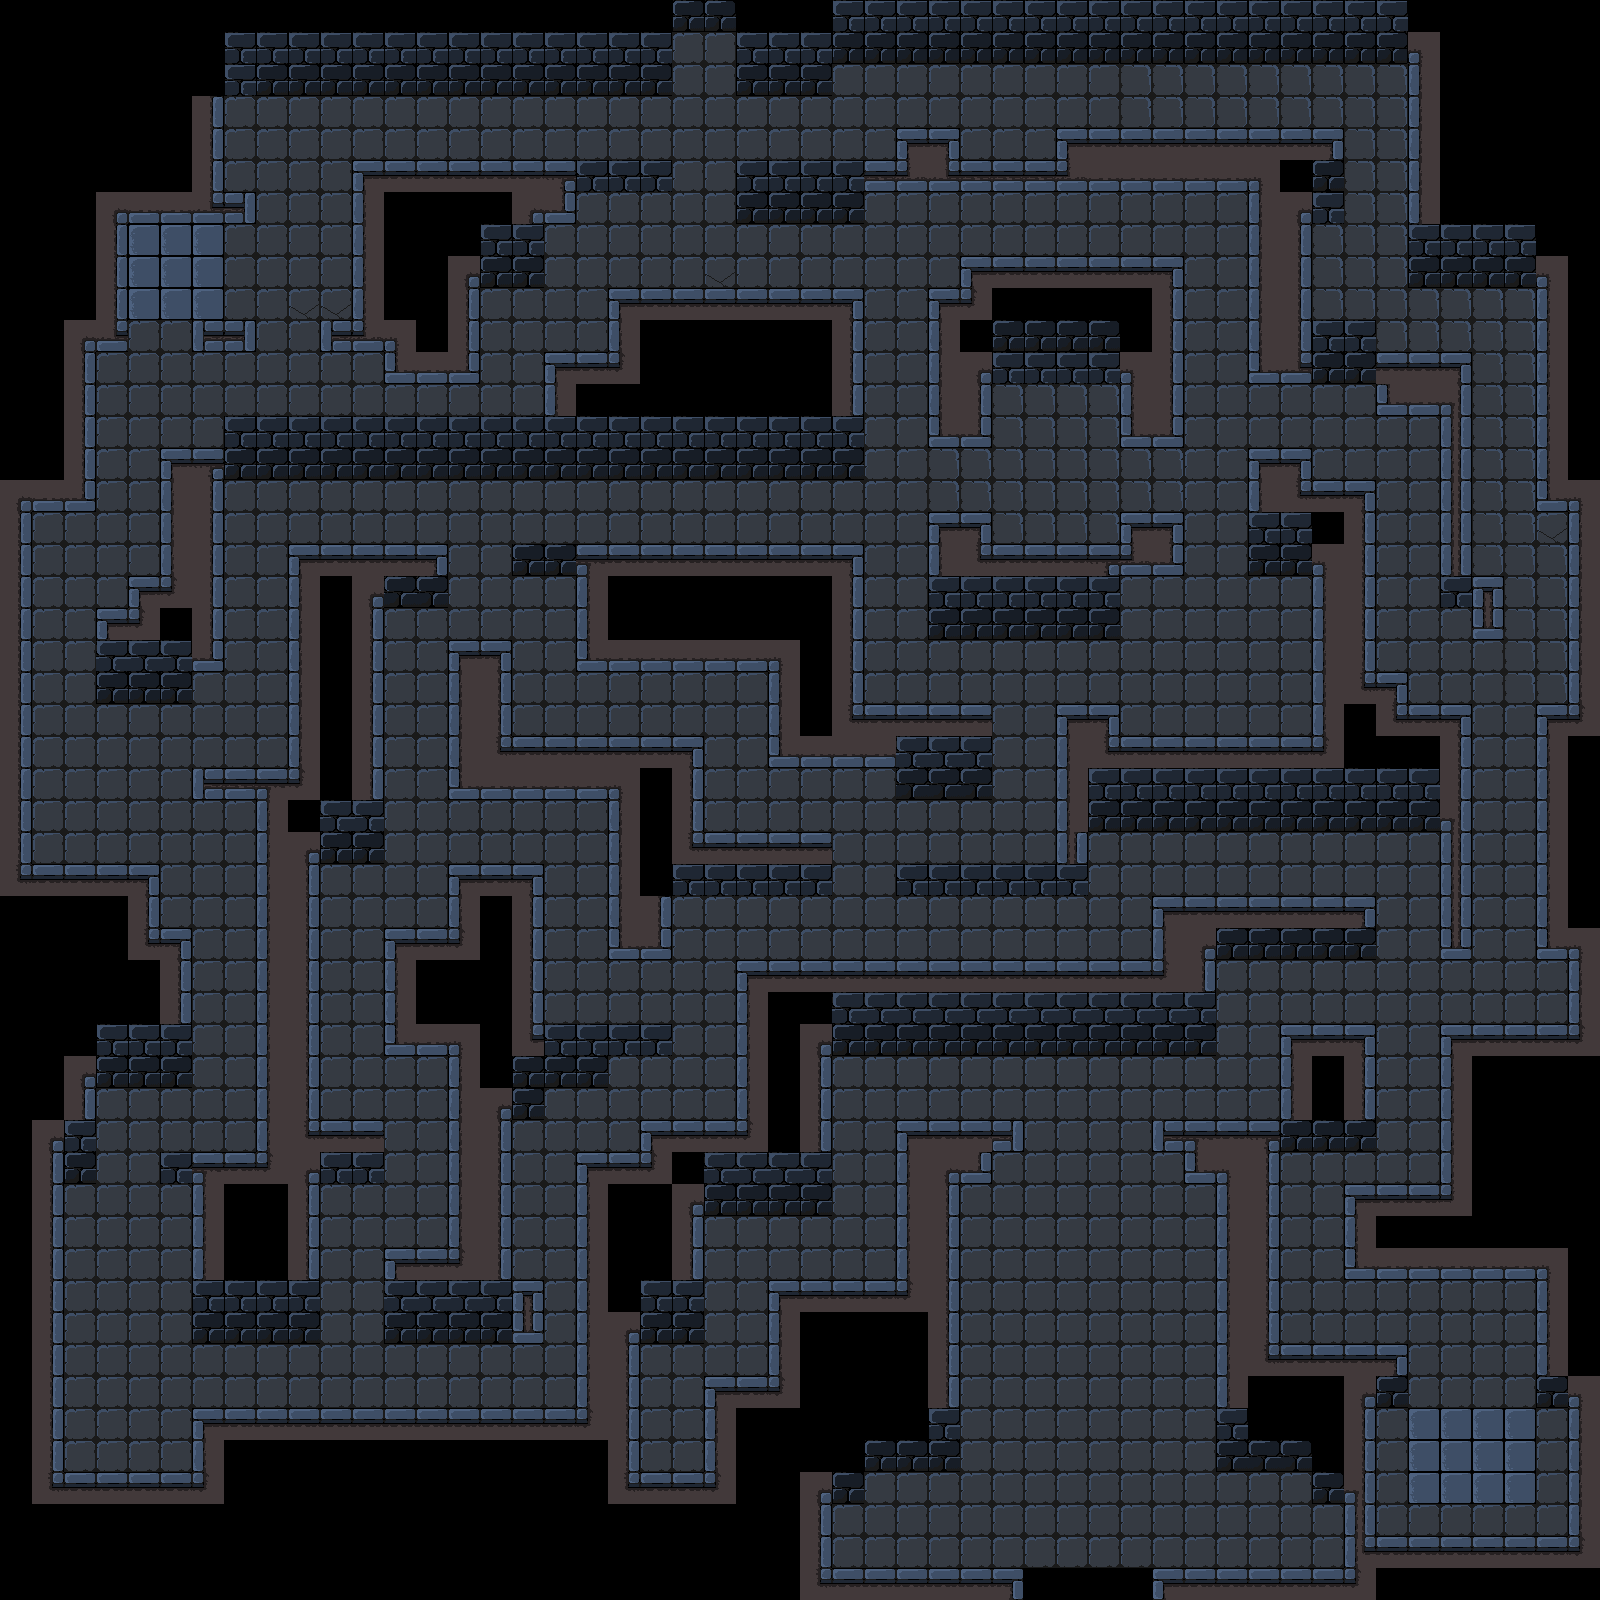

This game map was drawn from its Tiled (.tmx) file and the tilesets committed beside it. A one-line description and the trimmed map source follow:
An orthogonal 50x50 tile map with 32x32 px tiles, 2 tile layers (Blocks, Landing), 5 tilesets and 172 objects (4, 9, 6, 8, 3, ...).

<map version="1.4" tiledversion="1.4.3" orientation="orthogonal" renderorder="left-up" width="50" height="50" tilewidth="32" tileheight="32" infinite="0" nextlayerid="10" nextobjectid="220">
 <tileset firstgid="1" source="../tiles/dungeon.tsx" />
 <tileset firstgid="65" name="down1" tilewidth="23" tileheight="46" tilecount="1" columns="1">
  <image source="../entity/monsters/down1.png" width="23" height="46" />
 </tileset>
 <tileset firstgid="66" name="stand" tilewidth="26" tileheight="46" tilecount="1" columns="1">
  <image source="../entity/player/stand.png" width="26" height="46" />
 </tileset>
 <tileset firstgid="67" name="coin1" tilewidth="16" tileheight="16" tilecount="1" columns="1">
  <image source="../objects/coin/coin1.png" width="16" height="16" />
 </tileset>
 <tileset firstgid="68" name="Treasure Chest closed 32x32" tilewidth="32" tileheight="32" tilecount="1" columns="1">
  <image source="../objects/chest/closed_chest.png" width="32" height="32" />
 </tileset>
 <layer id="1" name="Blocks" width="50" height="50">
  <data>[2500 cells, 933 non-empty, 31 distinct tile ids]</data>
 </layer>
 <layer id="2" name="Landing" width="50" height="50">
  <data>[2500 cells, 1122 non-empty, 3 distinct tile ids]</data>
 </layer>
 <objectgroup id="9" name="Finish">
  <object id="214" gid="22" x="1024" y="1600" width="32" height="32" />
  <object id="215" gid="22" x="1055.76" y="1599.89" width="32" height="32.25" />
  <object id="217" gid="22" x="1087.39" y="1599.94" width="32" height="32" />
  <object id="219" gid="22" x="1119.23" y="1600" width="33.2727" height="32" />
 </objectgroup>
 <objectgroup id="7" name="Coins">
  <object id="18" gid="67" x="134.667" y="501.333" width="16" height="16" />
  <object id="19" gid="67" x="102.667" y="500" width="16" height="16" />
  <object id="20" gid="67" x="102.667" y="526.667" width="16" height="16" />
  <object id="21" gid="67" x="101.333" y="562.667" width="16" height="16" />
  <object id="22" gid="67" x="72" y="565.333" width="16" height="16" />
  <object id="23" gid="67" x="68" y="597.333" width="16" height="16" />
  <object id="24" gid="67" x="133.333" y="466.667" width="16" height="16" />
  <object id="25" gid="67" x="41.3333" y="790.667" width="16" height="16" />
  <object id="30" gid="67" x="72" y="821.333" width="16" height="16" />
  <object id="31" gid="67" x="105.333" y="794.667" width="16" height="16" />
  <object id="32" gid="67" x="134.667" y="821.333" width="16" height="16" />
  <object id="33" gid="67" x="168" y="788" width="16" height="16" />
  <object id="34" gid="67" x="101.333" y="1177.33" width="16" height="16" />
  <object id="35" gid="67" x="128" y="1177.33" width="16" height="16" />
  <object id="39" gid="67" x="133.333" y="1208" width="16" height="16" />
  <object id="40" gid="67" x="104" y="1208" width="16" height="16" />
  <object id="41" gid="67" x="168" y="1208" width="16" height="16" />
  <object id="42" gid="67" x="70.6667" y="1206.67" width="16" height="16" />
  <object id="43" gid="67" x="328" y="1334.67" width="16" height="16" />
  <object id="44" gid="67" x="360" y="1333.33" width="16" height="16" />
  <object id="45" gid="67" x="358.667" y="1301.33" width="16" height="16" />
  <object id="46" gid="67" x="326.667" y="1302.67" width="16" height="16" />
  <object id="47" gid="67" x="518.667" y="1174.67" width="16" height="16" />
  <object id="50" gid="67" x="552" y="1174.67" width="16" height="16" />
  <object id="51" gid="67" x="552" y="1142.67" width="16" height="16" />
  <object id="52" gid="67" x="553.333" y="1112" width="16" height="16" />
  <object id="53" gid="67" x="582.667" y="1109.33" width="16" height="16" />
  <object id="54" gid="67" x="518.667" y="1144" width="16" height="16" />
  <object id="55" gid="67" x="584" y="1141.33" width="16" height="16" />
  <object id="57" gid="67" x="105.333" y="858.667" width="16" height="16" />
  <object id="58" gid="67" x="104" y="725.333" width="16" height="16" />
  <object id="59" gid="67" x="136" y="756" width="16" height="16" />
  <object id="60" gid="67" x="70.6667" y="761.333" width="16" height="16" />
  <object id="61" gid="67" x="457.333" y="597.333" width="16" height="16" />
  <object id="62" gid="67" x="456" y="630.667" width="16" height="16" />
  <object id="63" gid="67" x="422.667" y="630.667" width="16" height="16" />
  <object id="64" gid="67" x="390.667" y="630.667" width="16" height="16" />
  <object id="66" gid="67" x="486.667" y="630.667" width="16" height="16" />
  <object id="68" gid="67" x="486.667" y="597.333" width="16" height="16" />
  <object id="71" gid="67" x="516" y="630.667" width="16" height="16" />
  <object id="72" gid="67" x="550.667" y="628" width="16" height="16" />
  <object id="73" gid="67" x="678.667" y="184" width="16" height="16" />
  <object id="74" gid="67" x="712" y="149.333" width="16" height="16" />
  <object id="75" gid="67" x="677.333" y="116" width="16" height="16" />
  <object id="76" gid="67" x="714.667" y="89.3333" width="16" height="16" />
  <object id="77" gid="67" x="678.667" y="53.3333" width="16" height="16" />
  <object id="78" gid="67" x="998.667" y="405.333" width="16" height="16" />
  <object id="79" gid="67" x="1000" y="438.667" width="16" height="16" />
  <object id="80" gid="67" x="1000" y="470.667" width="16" height="16" />
  <object id="81" gid="67" x="1000" y="501.333" width="16" height="16" />
  <object id="83" gid="67" x="1000" y="536" width="16" height="16" />
  <object id="84" gid="67" x="1032" y="536" width="16" height="16" />
  <object id="86" gid="67" x="1062.67" y="536" width="16" height="16" />
  <object id="87" gid="67" x="1093.33" y="536" width="16" height="16" />
  <object id="88" gid="67" x="1093.33" y="501.333" width="16" height="16" />
  <object id="89" gid="67" x="1094.67" y="473.333" width="16" height="16" />
  <object id="90" gid="67" x="1094.67" y="440" width="16" height="16" />
  <object id="91" gid="67" x="1093.33" y="405.333" width="16" height="16" />
  <object id="92" gid="67" x="1065.33" y="405.333" width="16" height="16" />
  <object id="93" gid="67" x="1029.33" y="405.333" width="16" height="16" />
  <object id="94" gid="67" x="1128" y="600" width="16" height="16" />
  <object id="95" gid="67" x="1129.33" y="629.333" width="16" height="16" />
  <object id="96" gid="67" x="1126.67" y="660" width="16" height="16" />
  <object id="97" gid="67" x="1126.67" y="693.333" width="16" height="16" />
  <object id="98" gid="67" x="1130.67" y="726.667" width="16" height="16" />
  <object id="99" gid="67" x="1480" y="533.333" width="16" height="16" />
  <object id="100" gid="67" x="1509.33" y="536" width="16" height="16" />
  <object id="101" gid="67" x="1545.33" y="536" width="16" height="16" />
  <object id="102" gid="67" x="1513.33" y="566.667" width="16" height="16" />
  <object id="103" gid="67" x="1478.67" y="566.667" width="16" height="16" />
  <object id="104" gid="67" x="1546.67" y="566.667" width="16" height="16" />
  <object id="105" gid="67" x="1416" y="1430.67" width="16" height="16" />
  <object id="106" gid="67" x="1417.33" y="1464" width="16" height="16" />
  <object id="107" gid="67" x="1416" y="1496" width="16" height="16" />
  <object id="108" gid="67" x="1448" y="1496" width="16" height="16" />
  <object id="110" gid="67" x="1446.67" y="1429.33" width="16" height="16" />
  <object id="111" gid="67" x="1477.33" y="1432" width="16" height="16" />
  <object id="113" gid="67" x="1478.67" y="1494.67" width="16" height="16" />
  <object id="115" gid="67" x="1509.33" y="1494.67" width="16" height="16" />
  <object id="116" gid="67" x="1509.33" y="1462.67" width="16" height="16" />
  </objectgroup>
 <objectgroup id="8" name="Chest">
  <!-- 22 objects omitted --></objectgroup>
 <objectgroup id="3" name="Monsters">
  <!-- 10 objects omitted --></objectgroup>
 <objectgroup id="6" name="Players">
  <!-- 1 objects omitted --></objectgroup>
</map>
<!-- 88 of 172 objects omitted -->
